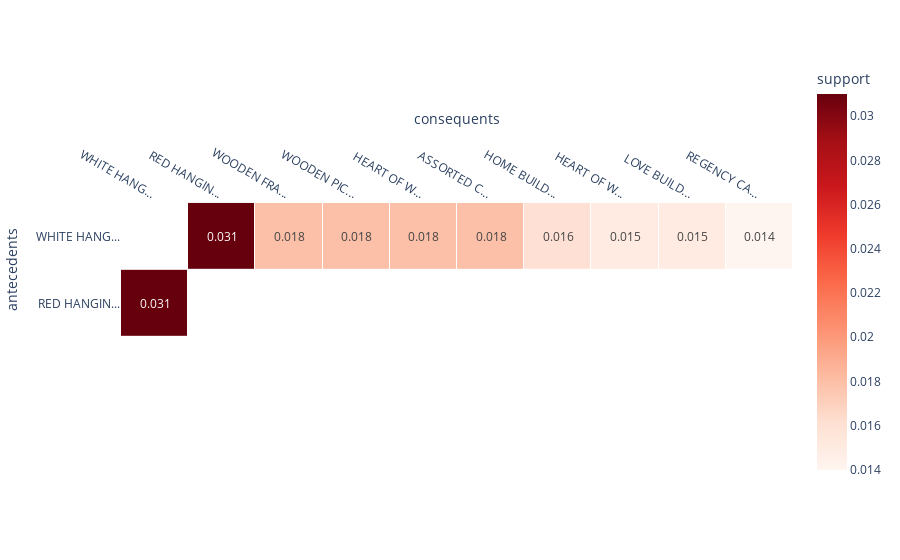

Notebook code for this chart:
### Code cell
MyHM.plot_heatmap(tabular)

### Figure 1 — Plotly figure (JSON) as saved in the notebook; plotly's stock layout.template omitted (floating-point values rounded to 4 significant figures)
{"data": [{"coloraxis": "coloraxis", "hoverongaps": false, "hovertemplate": "antecedents: %{y}<br>consequents: %{x}<br>support: %{z}<extra></extra>", "name": "0", "texttemplate": "%{z}", "type": "heatmap", "x": ["WHITE HANGING HEART T-LIGHT HOLDER", "RED HANGING HEART T-LIGHT HOLDER", "WOODEN FRAME ANTIQUE WHITE", "WOODEN PICTURE FRAME WHITE FINISH", "HEART OF WICKER LARGE", "ASSORTED COLOUR BIRD ORNAMENT", "HOME BUILDING BLOCK WORD", "HEART OF WICKER SMALL", "LOVE BUILDING BLOCK WORD", "REGENCY CAKESTAND 3 TIER"], "xaxis": "x", "xgap": 1, "y": ["WHITE HANGING HEART T-LIGHT HOLDER", "RED HANGING HEART T-LIGHT HOLDER"], "yaxis": "y", "ygap": 1, "z": [[null, 0.031, 0.018, 0.018, 0.018, 0.018, 0.016, 0.015, 0.015, 0.014], [0.031, null, null, null, null, null, null, null, null, null]]}], "layout": {"coloraxis": {"colorbar": {"title": {"text": "support"}}, "colorscale": [[0, "rgb(255,245,240)"], [0.125, "rgb(254,224,210)"], [0.25, "rgb(252,187,161)"], [0.375, "rgb(252,146,114)"], [0.5, "rgb(251,106,74)"], [0.625, "rgb(239,59,44)"], [0.75, "rgb(203,24,29)"], [0.875, "rgb(165,15,21)"], [1, "rgb(103,0,13)"]], "showscale": true}, "margin": {"t": 60}, "paper_bgcolor": "rgba(0, 0, 0, 0)", "plot_bgcolor": "rgba(0, 0, 0, 0)", "xaxis": {"anchor": "y", "constrain": "domain", "domain": [0, 1], "scaleanchor": "y", "side": "top", "ticktext": ["WHITE HANG...", "RED HANGIN...", "WOODEN FRA...", "WOODEN PIC...", "HEART OF W...", "ASSORTED C...", "HOME BUILD...", "HEART OF W...", "LOVE BUILD...", "REGENCY CA..."], "tickvals": [0, 1, 2, 3, 4, 5, 6, 7, 8, 9], "title": {"text": "consequents"}}, "yaxis": {"anchor": "x", "autorange": "reversed", "constrain": "domain", "domain": [0, 1], "ticktext": ["WHITE HANG...", "RED HANGIN..."], "tickvals": [0, 1], "title": {"text": "antecedents"}}}}
